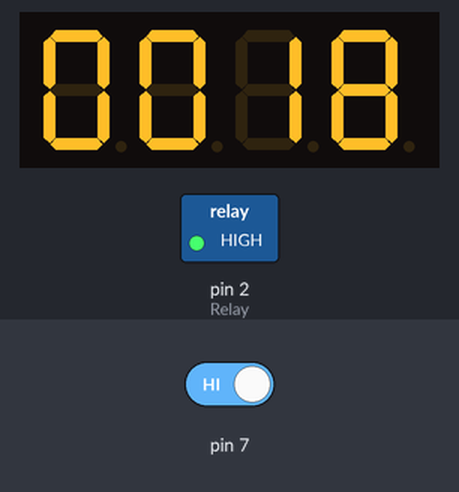
The sketch below on a simulated Arduino Uno, built with avr-gcc and run on an emulated ATmega328P. Parts: 4-digit seven-segment display, switched loads named in the sketch (green lamp = pin HIGH). The test bench sets the inputs (shaded band); at power-on: pin 7 HIGH.

Above: at 1.23 s.
1.3 s: pin 7 driven LOW
At 3.2 s:
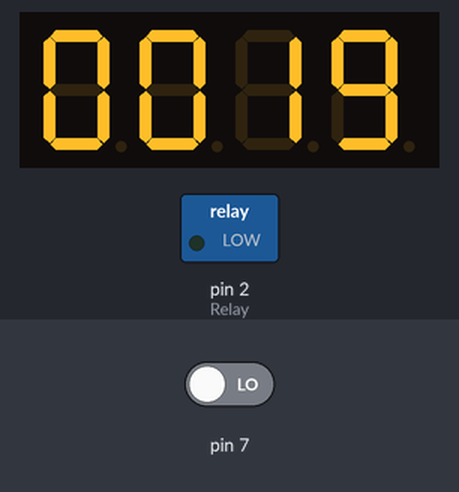
3.8 s: pin 7 driven HIGH
At 9.46 s:
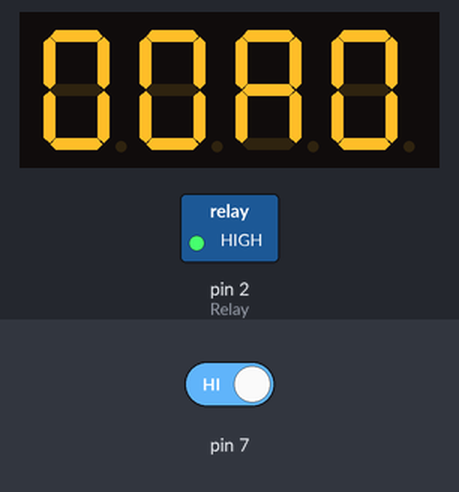
11.1 s: pin 7 driven LOW
At 13.1 s:
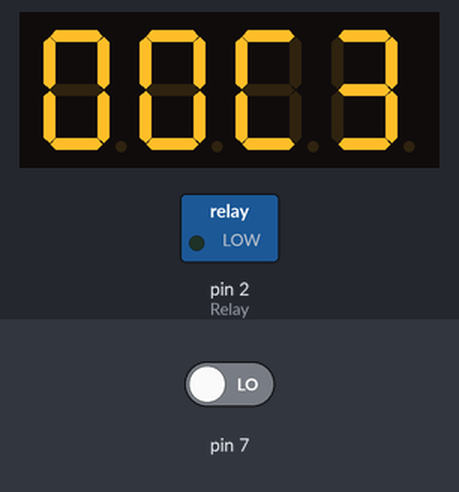
13.6 s: pin 7 driven HIGH
At 14.03 s:
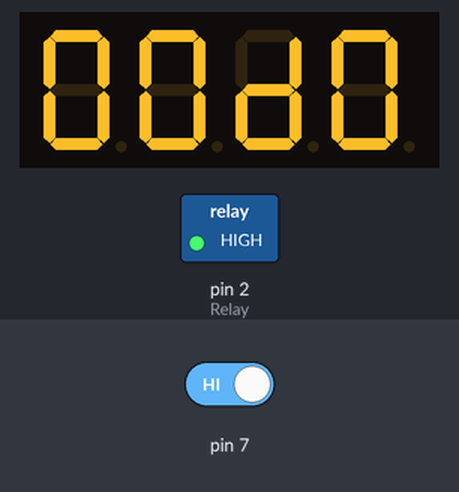
Timing chart, 0 to 16.6 s (numbered marks = the images above; inputs shaded):
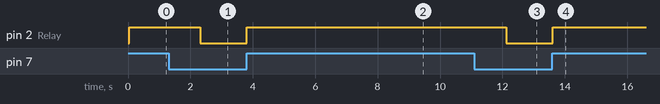

The sketch:

ammo_counter.ino
```cpp
#include <TimerOne.h>
#include "TM1637.h"


#define DELTA_THR 120
#define DELTA_THR_HALF 60

#define CLK 8 // TM1637 CLK
#define DIO 9 // TM1637 DIO


#define ISR_PERIOD 100//ms


volatile int tlast;
volatile int tdelta;
int ammo;
volatile int led_lifecycle;
int flicker;
int qsec;
int8_t TimeDisp[] = {0x00, 0x00, 0x00, 0x00};

TM1637 tm1637(CLK, DIO);
#define RELAY_ON 1      // Define relay on pin state
#define RELAY_OFF 0     // Define relay off pin state

#define Relay  2       // Arduino pin where the relay connects


void setup() {
  // put your setup code here, to run once:
  Serial.begin(115200);

  tm1637.set();
  tm1637.init();
  tm1637.point(POINT_ON);
  tm1637.display(TimeDisp);

  Timer1.initialize(100000);
  Timer1.attachInterrupt(TimingISR);

  tlast = millis();
  ammo = 0;

  pinMode(Relay,OUTPUT);
}


void loop() {
  while(digitalRead(7)==0);


  //triggered now
  tdelta = millis() - tlast;
  tlast = millis();
  //Serial.println(tdelta);

  ammo++;
  TimeDisp[2] = ammo / 10;
  TimeDisp[3] = ammo % 10;
  tm1637.display(TimeDisp);
  tm1637.point(POINT_OFF);
  digitalWrite(4, HIGH);
  digitalWrite(Relay, RELAY_ON);

  if(tdelta>DELTA_THR)//semi
  {
    led_lifecycle = 3000;//3sec
    flicker = 0;
  }
  else//full
  {
    led_lifecycle = 1000;//1sec
    flicker = 1;
  }
  //digitalWrite(4, HIGH);
  delay(DELTA_THR_HALF);
}


int relay_toggle = 0;
void TimingISR()
{ // 250ms
  //halfsecond--;


  qsec++;

  if(qsec == 4)
  {
      qsec = 0;
  }

  if(led_lifecycle>0)
  {
    led_lifecycle -= ISR_PERIOD;
    digitalWrite(4, HIGH);
    digitalWrite(Relay, RELAY_ON);
//    if(flicker && qsec > 2)
//      digitalWrite(4, LOW);
//    else
//      digitalWrite(4, HIGH);
  }
  else
  {
    led_lifecycle = 0;
    digitalWrite(4, LOW);
    digitalWrite(Relay, RELAY_OFF);
  }

}
```

Measured:
- after the input at 1.3 s, pin 2 (Relay): HIGH → LOW after 1.0 s
- after the input at 3.8 s, pin 2 (Relay): LOW → HIGH at once; the display: first changes at once (image 2 shows a later state)
- after the input at 11.1 s, pin 2 (Relay): HIGH → LOW after 1.0 s
- after the input at 13.6 s, pin 2 (Relay): LOW → HIGH at once; the display: first changes at once (image 4 shows a later state)
